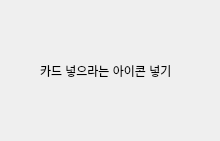
<?xml version="1.0" encoding="UTF-8"?>
<ui version="4.0">
 <class>Form</class>
 <widget class="QWidget" name="Form">
  <property name="geometry">
   <rect>
    <x>0</x>
    <y>0</y>
    <width>220</width>
    <height>141</height>
   </rect>
  </property>
  <property name="windowTitle">
   <string>Form</string>
  </property>
  <widget class="QLabel" name="label">
   <property name="geometry">
    <rect>
     <x>40</x>
     <y>50</y>
     <width>161</width>
     <height>41</height>
    </rect>
   </property>
   <property name="text">
    <string>카드 넣으라는 아이콘 넣기</string>
   </property>
  </widget>
 </widget>
 <resources/>
 <connections/>
</ui>
